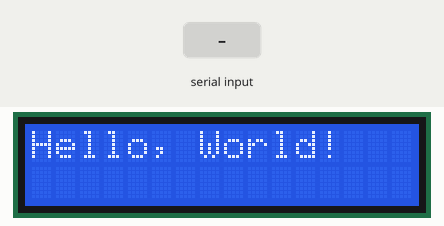
The sketch below on a simulated ESP32. On the bench: 16×2 character LCD. The inputs (shaded band) are chosen by the test bench.

Above: at 1.2 s.
1.3 s: "1" received over Serial
At 2.5 s:
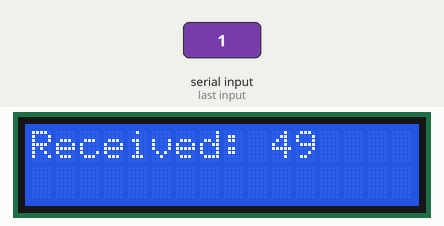
2.8 s: "0" received over Serial
4.3 s: "2" received over Serial
At 4.9 s:
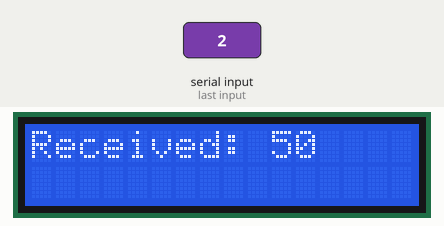
Timing chart, 0 to 7.3 s (numbered marks = the images above; inputs shaded):
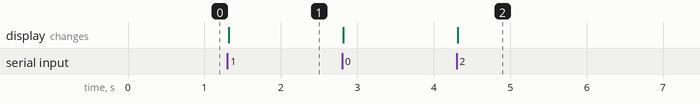

Measured:
- after the input at 1.3 s, the display: changes at once (image 1)
- after the input at 4.3 s, the display: changes at once (image 2)

The sketch:

task1.ino
```cpp
#include <Wire.h>
#include <String.h>
#include <LiquidCrystal_I2C.h>

LiquidCrystal_I2C lcd(0x27, 16, 2);  // I2C address 0x27, 16 column and 4 rows

String myString;

void setup()
{
  Wire.begin();

  lcd.begin();
  lcd.clear();

  lcd.print("Hello, World!");
  Serial.begin(9600);
}

void loop()
{
  if (Serial.available() > 0)
  {
    myString = Serial.read();

    lcd.clear();
    lcd.setCursor(0, 0);
    lcd.print("Received: ");
    lcd.setCursor(10, 0);
    lcd.print(myString);
  }
}
```
